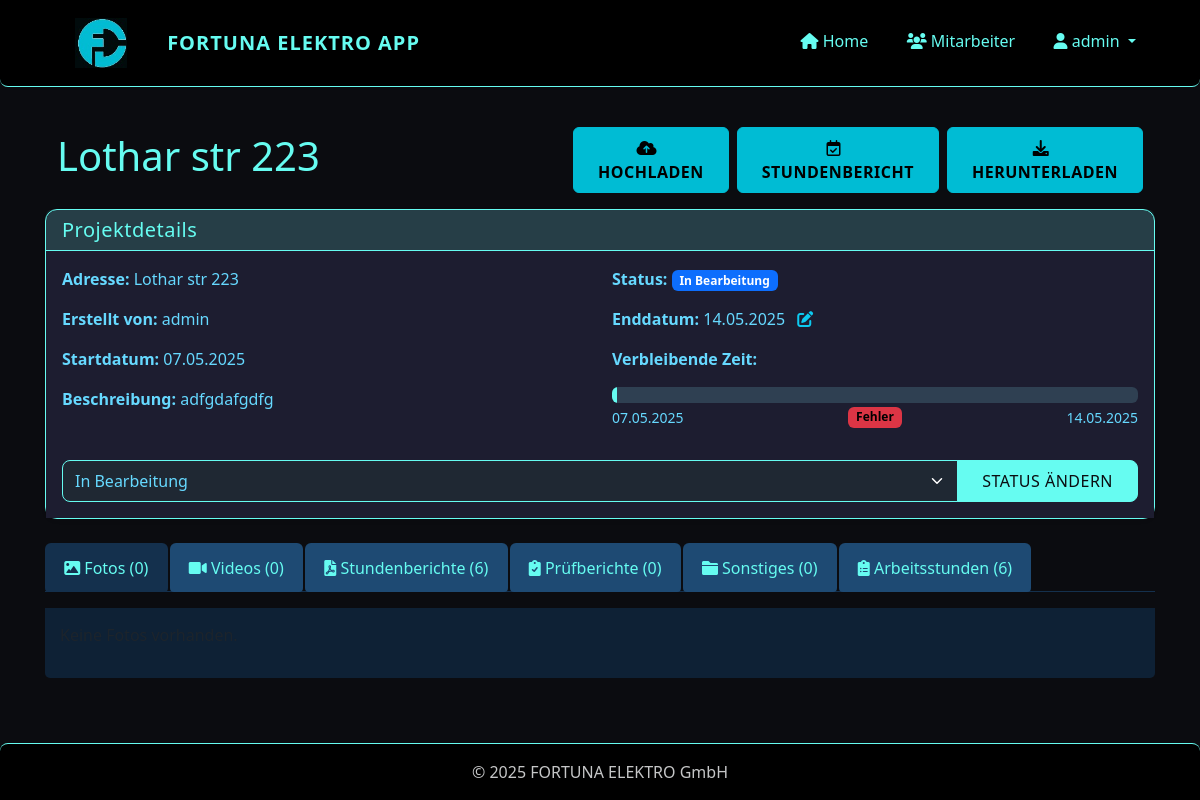
Screenshot of /project/1 (signed in) with the database file from the repository.
### app/models/user.py (models this page shows, shortened)
class User(UserMixin, db.Model):
    id = db.Column(db.Integer, primary_key=True)
    username = db.Column(db.String(64), unique=True, nullable=False)
    password_hash = db.Column(db.String(128), nullable=False)
    role = db.Column(db.String(20), nullable=False, default='installateur')  # 'admin' oder 'installateur'
    is_active = db.Column(db.Boolean, default=True)
    created_at = db.Column(db.DateTime, default=datetime.utcnow)
    projects = db.relationship('Project', backref='creator', lazy='dynamic')
    files = db.relationship('File', backref='uploader', lazy='dynamic')
    timesheets = db.relationship('Timesheet', backref='employee', lazy='dynamic')
    def is_admin(self):
        return self.role == 'admin'

### app/models/project.py (models this page shows, shortened)
class Project(db.Model):
    id = db.Column(db.Integer, primary_key=True)
    name = db.Column(db.String(128), nullable=False)  # Adresse als Projektname
    description = db.Column(db.Text)
    start_date = db.Column(db.DateTime, default=datetime.utcnow)
    end_date = db.Column(db.DateTime)
    status = db.Column(db.String(20), default='in_bearbeitung')  # 'in_bearbeitung', 'abgeschlossen', 'archiviert'
    creator_id = db.Column(db.Integer, db.ForeignKey('user.id'))
    files = db.relationship('File', backref='project', lazy='dynamic', cascade='all, delete-orphan')
    timesheets = db.relationship('Timesheet', backref='project', lazy='dynamic', cascade='all, delete-orphan')
    def get_remaining_hours(self):
        if not self.end_date:
            return None
        now = datetime.now()
        time_diff = self.end_date - now
        if time_diff.total_seconds() <= 0:
            return 0
        total_hours = time_diff.total_seconds() / 3600
        return round(total_hours, 1)  # Auf eine Dezimalstelle runden
    def get_progress_percentage(self):
        if not self.end_date:
            return 0
        now = datetime.now()
        total_duration = (self.end_date - self.start_date).total_seconds()
        elapsed_time = (now - self.start_date).total_seconds()
        if elapsed_time >= total_duration:
            return 100
        progress = (elapsed_time / total_duration) * 100
        return round(progress, 1)  # Auf eine Dezimalstelle runden

### app/routes/projects.py (the view)
@projects.route('/project/<int:project_id>')
@login_required
def view_project(project_id):
    project = Project.query.get_or_404(project_id)
    status_form = ProjectStatusForm(obj=project)
    photos = project.files.filter_by(file_type='foto').all()
    videos = project.files.filter_by(file_type='video').all()
    timesheets = project.files.filter_by(file_type='stundenbericht').all()
    reports = project.files.filter_by(file_type='pruefbericht').all()
    other_files = project.files.filter_by(file_type='sonstiges').all()
    timesheets_data = project.timesheets.order_by(Timesheet.date.desc()).all()
    status_form = ProjectStatusForm()
    status_form.status.data = project.status
    end_date_form = ProjectEndDateForm()
    if project.end_date:
        end_date_form.end_date.data = project.end_date
    return render_template(
        'projects/view.html',
        title=project.name,
        project=project,
        photos=photos,
        videos=videos,
        timesheets=timesheets,
        reports=reports,
        other_files=other_files,
        timesheets_data=timesheets_data,
        status_form=status_form,
        end_date_form=end_date_form,
        now=datetime.now(),
    )

### app/templates/projects/view.html (shortened to what this page needs)
{% extends "base.html" %}
{% block content %}
<link href="https://cdnjs.cloudflare.com/ajax/libs/font-awesome/6.0.0/css/all.min.css" rel="stylesheet">
<div class="container-fluid py-3">
  <div class="row align-items-center">
    <div class="col-12 col-md-6 mb-3 mb-md-0">
      <h1 style="color: var(--accent)">{{ project.name }}</h1>
    </div>
    <div class="col-12 col-md-6">
      <div class="d-flex flex-column flex-sm-row gap-2 justify-content-start justify-content-md-end">
        <a href="{{ url_for('files.upload_file', project_id=project.id) }}" class="btn btn-status-change">
          <i class="fas fa-cloud-upload-alt me-2"></i>
           HOCHLADEN
        </a>
        <a href="{{ url_for('timesheets.new_timesheet', project_id=project.id) }}" class="btn btn-status-change">
          <i class="far fa-calendar-check me-2"></i>
          STUNDENBERICHT
        </a>
        <a href="{{ url_for('files.download_project', project_id=project.id) }}" class="btn btn-status-change">
          <i class="fas fa-download me-2"></i>
           HERUNTERLADEN
        </a>
      </div>
    </div>
  </div>
</div>
<div class="card mb-4 shadow-sm">
    <div class="card-header">
        <h5 class="mb-0">Projektdetails</h5>
    </div>
    <div class="card-body" style="background-color:  #1d1d30;">
        <div class="row">
            <div class="col-md-6">
                <p><strong>Adresse:</strong> {{ project.name }}</p>
                <p><strong>Erstellt von:</strong> {{ project.creator.username }}</p>
                <p><strong>Startdatum:</strong> {{ project.start_date.strftime('%d.%m.%Y') }}</p>
                <p><strong>Beschreibung:</strong> {{ project.description or 'Keine Beschreibung' }}</p>
            </div>
            <div class="col-md-6">
                <p><strong>Status:</strong>
                    {% if project.status == 'in_bearbeitung' %}
                        <span class="badge bg-primary">In Bearbeitung</span>
                    {% elif project.status == 'archiviert' %}
                        <span class="badge bg-secondary">Archiviert</span>
                    {% endif %}
                </p>
                {% if project.end_date %}
                <p>
                    <strong>Enddatum:</strong> {{ project.end_date.strftime('%d.%m.%Y') }}
                    <a href="#" data-bs-toggle="modal" data-bs-target="#changeEndDateModal_{{ project.id }}" title="Enddatum ändern" class="text-info">
                        <i class="fas fa-edit ms-2"></i>
                    </a>
                </p>
                <div class="countdown-container mt-2 mb-3">
                    <p><strong>Verbleibende Zeit:</strong></p>
                    <div class="progress" style="height: 16px; background-color: #2f4052;">
                        <div class="progress-bar" id="project-progress-bar" role="progressbar"
                            style="background-color: var(--accent); width: {{ project.get_progress_percentage() }}%;"
                            aria-valuenow="{{ project.get_progress_percentage() }}" aria-valuemin="0" aria-valuemax="100"></div>
                    </div>
                    <div class="d-flex justify-content-between mt-1">
                        <small class="text-muted">{{ project.start_date.strftime('%d.%m.%Y') }}</small>
                        <span id="countdown-timer" class="badge"  style="color: #000 !important; font-weight: bold;">
                        </span>
                        <small class="text-muted">{{ project.end_date.strftime('%d.%m.%Y') }}</small>
                    </div>
                </div>
                {% endif %}
            </div>
        </div>
        <div class="mt-3">
            <form method="POST" action="{{ url_for('projects.update_status', project_id=project.id) }}">
                <div class="input-group">
                    {{ status_form.status(class="form-select") }}
                    <button type="submit" class="btn btn-primary">Status ändern</button>
                </div>
            </form>
        </div>
    </div>
</div>
<ul class="nav nav-tabs mb-3" id="projectTabs" role="tablist">
    <li class="nav-item" role="presentation">
        <button class="nav-link active" id="photos-tab" data-bs-toggle="tab" data-bs-target="#photos" type="button" role="tab">
            <i class="fas fa-image"></i> Fotos ({{ photos|length }})
        </button>
    </li>
    <li class="nav-item" role="presentation">
        <button class="nav-link" id="videos-tab" data-bs-toggle="tab" data-bs-target="#videos" type="button" role="tab">
            <i class="fas fa-video"></i> Videos ({{ videos|length }})
        </button>
    </li>
    <li class="nav-item" role="presentation">
        <button class="nav-link" id="timesheets-tab" data-bs-toggle="tab" data-bs-target="#timesheets" type="button" role="tab">
            <i class="fas fa-file-pdf"></i> Stundenberichte ({{ timesheets|length }})
        </button>
    </li>
    <li class="nav-item" role="presentation">
        <button class="nav-link" id="reports-tab" data-bs-toggle="tab" data-bs-target="#reports" type="button" role="tab">
            <i class="fas fa-clipboard-check"></i> Prüfberichte ({{ reports|length }})
        </button>
    </li>
    <li class="nav-item" role="presentation">
        <button class="nav-link" id="other-tab" data-bs-toggle="tab" data-bs-target="#other" type="button" role="tab">
            <i class="fas fa-folder"></i> Sonstiges ({{ other_files|length }})
        </button>
    </li>
    <li class="nav-item" role="presentation">
        <button class="nav-link" id="timesheet-data-tab" data-bs-toggle="tab" data-bs-target="#timesheet-data" type="button" role="tab">
            <i class="fas fa-clipboard-list"></i> Arbeitsstunden ({{ timesheets|length }})
        </button>
    </li>
</ul>
<div class="tab-content" id="projectTabsContent">
    <div class="tab-pane fade show active" id="photos" role="tabpanel">
        <div class="row">
            {% if photos %}
                {% for file in photos %}
                    <div class="col-md-4 col-lg-3 mb-4">
                        <div class="card h-100">
                            <a href="{{ url_for('files.view_file', filename=file.file_path) }}" target="_blank">
                                <img src="{{ url_for('files.view_file', filename=file.file_path) }}" class="card-img-top" alt="{{ file.original_filename }}">
                            </a>
                            <div class="card-body">
                                <h6 class="card-title text-truncate">{{ file.original_filename }}</h6>
                                <p class="card-text">
                                    <small class="text-muted">
                                        {{ (file.file_size / 1024)|round(1) }} KB -
                                        {{ file.upload_date.strftime('%d.%m.%Y') }}
                                    </small>
                                </p>
                                <a href="{{ url_for('files.delete_file', file_id=file.id) }}" class="btn btn-sm btn-outline-danger" onclick="return confirm('Wirklich löschen?')">
                                    <i class="fas fa-trash"></i>
                                </a>
                            </div>
                        </div>
                    </div>
                {% endfor %}
            {% else %}
                <div class="col-12">
                    <p class="text-muted">Keine Fotos vorhanden.</p>
                </div>
            {% endif %}
        </div>
    </div>
</div>
{% endblock %}

### app/templates/base.html (shortened to what this page needs)
<!DOCTYPE html>
<html lang="de">
<head>
    <link href="https://cdn.jsdelivr.net/npm/bootstrap@5.3.0/dist/css/bootstrap.min.css" rel="stylesheet">
    <link rel="stylesheet" href="https://cdn.jsdelivr.net/npm/bootstrap-icons@1.11.1/font/bootstrap-icons.css">
    <link rel="stylesheet" href="https://cdnjs.cloudflare.com/ajax/libs/font-awesome/6.0.0/css/all.min.css">
    <link rel="stylesheet" href="{{ url_for('static', filename='css/style.css') }}">
</head>
<body>
<nav class="navbar navbar-expand-lg navbar-dark mb-4">
    <div class="container position-relative">
        <a class="navbar-brand d-flex align-items-center" href="{{ url_for('dashboard.index') }}">
            <img src="{{ url_for('static', filename='img/logo.jpg') }}" alt="Fortuna Elektro Logo"
                 style="height: 50px; width: auto; max-height: 90%; margin-right: 40px; margin-left: 30px;">
            <span style="color: var(--accent)">FORTUNA ELEKTRO APP</span>
        </a>
        <div class="collapse navbar-collapse" id="navbarNav">
            <ul class="navbar-nav ms-auto">
                {% if current_user.is_authenticated %}
                    <li class="nav-item">
                        <a class="nav-link" href="{{ url_for('dashboard.index') }}">
                            <i class="fas fa-home"></i> Home
                        </a>
                    </li>
                    {% if current_user.is_admin() %}
                        <li class="nav-item">
                            <a class="nav-link" href="{{ url_for('admin.list_users') }}">
                                <i class="fas fa-users"></i> Mitarbeiter
                            </a>
                        </li>
                    {% endif %}
                    <li class="nav-item dropdown">
                        <a class="nav-link dropdown-toggle" href="#" role="button" data-bs-toggle="dropdown">
                            <i class="fas fa-user"></i> {{ current_user.username }}
                        </a>
                    </li>
                {% else %}
                    <li class="nav-item">
                        <a class="nav-link" href="{{ url_for('auth.login') }}">
                            <i class="fas fa-sign-in-alt"></i> Anmelden
                        </a>
                    </li>
                {% endif %}
            </ul>
        </div>
    </div>
</nav>
    <div class="container mb-5">
        {% block content %}{% endblock %}
    </div>
    <footer class="footer mt-auto py-3">
        <div class="container text-center">
            <span class="text-muted">&copy; 2025 FORTUNA ELEKTRO GmbH</span>
        </div>
    </footer>
</body>
</html>

### rows the page displays
User: username "admin", creator.username "admin"
Project: name "Lothar str 223", start_date "07.05.2025", description "adfgdafgdfg", end_date "14.05.2025", status "In Bearbeitung"

### other values shown
{{ photos|length }} "0"
{{ videos|length }} "0"
{{ timesheets|length }} "6"
{{ reports|length }} "0"
{{ other_files|length }} "0"
